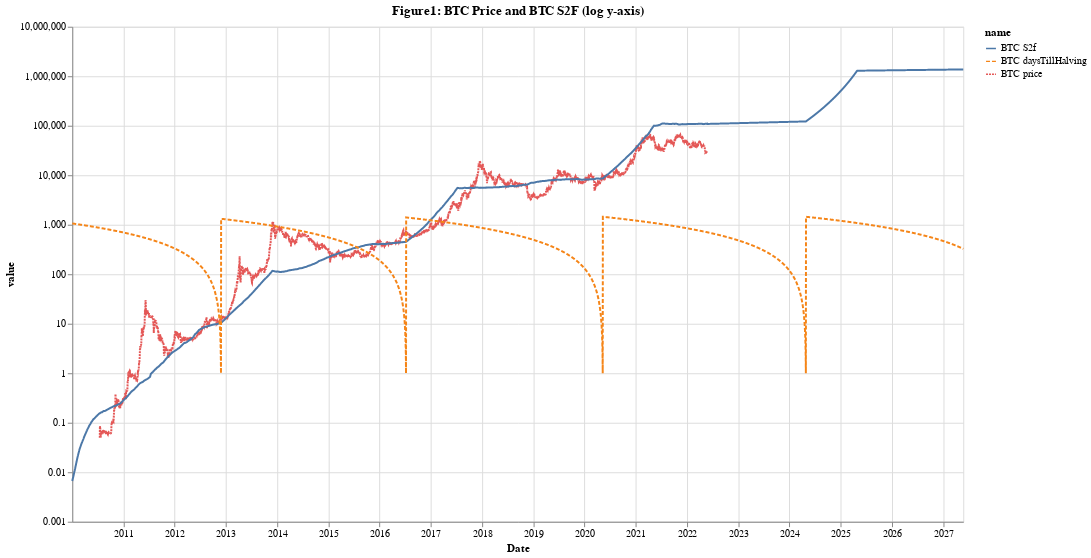

Source (notebook cell):
### Markdown cell above
# 2. S2F

### (2.1) Test S2F

### Code cell
# Figure 1

df = data_df[['Date', 'BTC price', 'BTC S2f', 'BTC daysTillHalving']].copy()
#df.dropna(inplace=True)
alt.Chart(df).transform_fold(
    ['BTC price', 'BTC S2f', 'BTC daysTillHalving'],
    as_ =['name','value']
).mark_line(
    tooltip=alt.TooltipContent('encoding')
).encode(
    x = 'Date',
    y = alt.Y('value:Q', scale=alt.Scale(type='log')),
    color = 'name:N',
    strokeDash ='name:N'
).properties(
    title = 'Figure1: BTC Price and BTC S2F (log y-axis)', 
    width=900,
    height=500
)

### Figure 1 — Vega-Lite specification as saved in the notebook (floating-point values rounded to 4 significant figures; data arrays with more than 128 entries replaced by an {"elided": "..."} marker saying what was removed)
{"config": {"view": {"continuousWidth": 400, "continuousHeight": 300}}, "data": {"name": "data-0a6b7913c6e9d7a29b6f9215c96557cc"}, "mark": {"type": "line", "tooltip": {"content": "encoding"}}, "encoding": {"color": {"field": "name", "type": "nominal"}, "strokeDash": {"field": "name", "type": "nominal"}, "x": {"field": "Date", "type": "temporal"}, "y": {"field": "value", "scale": {"type": "log"}, "type": "quantitative"}}, "height": 500, "title": "Figure1: BTC Price and BTC S2F (log y-axis)", "transform": [{"fold": ["BTC price", "BTC S2f", "BTC daysTillHalving"], "as": ["name", "value"]}], "width": 900, "$schema": "https://vega.github.io/schema/vega-lite/v4.17.0.json", "datasets": {"data-0a6b7913c6e9d7a29b6f9215c96557cc": {"elided": "6352 records"}}}
